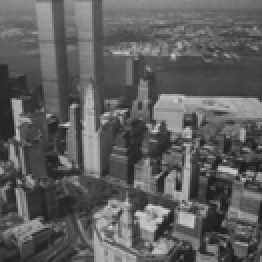
%> input picture exercise4/newyork/newyork1.png, 131 x 131 px, shrunk from 250 x 250 before the run (shown 2 times larger)
$ octave test_estimate_homography.m   (GNU Octave 9; MATLAB toolbox functions it lacks are replaced by stand-ins)
%> lines starting %> are read from the running program, lines starting %| are printed output that depends on the picture; in (x1, y1, x2, y2) boxes, pixels count from 0 and x2, y2 are one past the last pixel; in counts of white or black regions, pixels touching at a corner belong together; the program's own positions count from 1
### exercise4/image_derivatives.m
function [Ix,Iy] = image_derivatives(I,sigma)

    G = gauss(sigma);
    D = gaussdx(sigma);

    Ix = conv2(conv2(I,D),G');
    Iy = conv2(conv2(I,D'),G);

### exercise4/image_derivatives2.m
function [Ixx, Iyy, Ixy] = image_derivatives2(I,sigma)

    G = gauss(sigma);
    D = gaussdx(sigma);

    [Ix,Iy] = image_derivatives(I,sigma);

    Ixx = conv2(conv2(Ix,D),G');
    Iyy = conv2(conv2(Iy,D'),G);
    Ixy = conv2(conv2(Ix,D'),G);

### exercise4/hessian_points.m
function [px,py,I_hess] = hessian_points(I,sigma,thresh)

[Ixx,Iyy,Ixy] = image_derivatives2(I,sigma);
I_hess = (sigma^4)*(Ixx.*Iyy - (Ixy).^2);
I_hess_peaks = nonmaxima_suppression_box(I_hess,thresh);
[py,px] = find(I_hess_peaks > 0);

### exercise4/nonmaxima_suppression_box.m
function B = nonmaxima_suppression_box(A,thresh)

    % Create that will check all but the middle element
    mask = ones(3);
    mask(5) = 0;
    % Find the maximal element in the neighbourhood and replace the
    % selected element with it
    local_maxima = ordfilt2(A,8,mask);
    % Compare the image to local maxima -> if the selected element was
    % local maxima it holds true
    peaks = A > local_maxima;
    % Filter out the local maxima
    B = (A .* peaks) > thresh;


### exercise4/find_matches.m
function M = find_matches(A,B)

    sigma = 6;
    thresh = 7000;
    m = 41;
    bins = 16;

    [pxA,pyA,~] = hessian_points(A,3,40000);
    [pxB,pyB,~] = hessian_points(B,3,40000);


    % [14 lines of commented-out code are left out]

    descA = descriptors_maglap(A,pxA,pyA,m,1,bins);
    descB = descriptors_maglap(B,pxB,pyB,m,1,bins);

    [indices1,distances1] = find_correspondences(descA,descB);
    [indices2,~] = find_correspondences(descB,descA);

    M = [];

    for i = 1:length(indices1)
        if(i == indices2(indices1(i)))
            row = [pxA(i),pyA(i),pxB(indices1(i)),pyB(indices1(i)),distances1(i)];
            M = [M ; row];
        end

    end

### exercise4/descriptors_maglap.m
function D = descriptors_maglap(I,px,py,m,sigma,bins)
    rad = round((m-1) / 2);
    [h,w] = size(I);
    D = zeros(length(px),bins^2);
    [Imag,Ilap] = features_maglap(I,sigma,bins);
    for i = 1:length(px)
        minx = max([px(i) - rad,1]);
        maxx = min([px(i) + rad,w]);
        miny = max([py(i) - rad,1]);
        maxy = min([py(i) + rad,h]);
        Rmag = Imag(miny:maxy,minx:maxx);
        Rlap = Ilap(miny:maxy,minx:maxx);
        d = accumarray(cat(2,Rmag(:),Rlap(:)),1,[bins,bins]);
        D(i,:) = d(:) / sum(d(:));
    end
end

### exercise4/gradient_magnitude.m
function [Imag,Idir] = gradient_magnitude(I,sigma)

    [Ix,Iy] = image_derivatives(I,sigma);
    Imag = sqrt((Ix.^2) + (Iy.^2));
    Idir = atan2(Iy , Ix);


### exercise4/features_maglap.m
function [Imag, Ilap] = features_maglap(I, sigma, bins)

    Imag = gradient_magnitude(I, sigma);
    [imgDxx, imgDyy, imgDxy] = image_derivatives2(I, sigma);
    Ilap = imgDxx + imgDyy;

    Imag(Imag > 100) = 100;
    Imag = floor(Imag * (bins / 101)) + 1;

    Ilap = Ilap + 60;
    Ilap(Ilap < 0) = 0;
    Ilap(Ilap > 119) = 119;
    Ilap = floor(Ilap * (bins / 120)) + 1;

### exercise4/find_correspondences.m
function [indices,distances] = find_correspondences(D1,D2)

    [h_d1,~] = size(D1);
    [h_d2,~] = size(D2);
    indices = zeros(h_d1,1);
    distances = zeros(h_d1,1);

    % Compare a point in first image to all the points in the second
    for i = 1:h_d1
        % Store all the computed values to later find the minimum
        distances1 = zeros(1,h_d2);
        for j = 1:h_d2
            distances1(1,j) = compare_histograms(D1(i,:),D2(j,:),'hellinger');
        end
        [val,idx] = min(distances1);
        indices(i,:) = idx;
        distances(i,:) = val;

    end

### exercise4/displaymatches.m
function displaymatches(I1, px1, py1, I2, px2, py2)
% Displays images I1, and I2 side by side and visualizes correspondences
% I1 - first image
% px1 - vector of X coordinates of points in first image
% py1 - vector of Y coordinates of points in first image
% I2 - second image
% px2 - vector of X coordinates of points in second image
% py2 - vector of Y coordinates of points in second image

px1 = px1(:); py1 = py1(:);
px2 = px2(:); py2 = py2(:);

[h1, w1, cn1] = size(I1);
[h2, w2, cn2] = size(I2);

h = max([h1, h2]);
w = w1 + w2 + 1;
cn = max([cn1,cn2]);
I = zeros(h, w, cn);
I(1:h1, 1:w1, 1:cn1) = I1;
I(1:h2, w1+2:w, 1:cn2) = I2;

fh = gcf;
imshow(uint8(I)); colormap gray;
figure(fh); hold on;
plot([w1+1,w1+1], [0, h], 'r', 'LineWidth', 4) ;
px2 = px2 + w1+1 ;
plot([px1', px2'], [py1', py2'], 'oy') ;
for i = 1 : length(px1)
   plot([px1(i),px2(i)], [py1(i),py2(i)], 'g-', 'LineWidth', 1) ;
end
hold off;

### exercise4/estimate_homography.m
function H = estimate_homography(px1,py1,px2,py2)

    % Construct matrix A
    A = [];
    for i = 1:length(px1)
        first = [px1(i), py1(i), 1, 0, 0, 0, -px2(i)*px1(i), -px2(i)*py1(i), -px2(i)];
        second = [0, 0, 0, px1(i), py1(i), 1, -py2(i)*px1(i), -py2(i)*py1(i), -py2(i)];
        combined = [first ; second];
        A = [A ; combined];
    end

    % Perform SVD to get the best approximate solution
    [~,~,V] = svd(A);
    % Pazi ali je V transponirana?

    [V_h,V_w] = size(V);

    % Get the vector that corresponds to the smallest eigenvalue (last one,
    % eigenvalues are ordered from largest to smallest)
    last_vec = V(:,V_w);

    % Get the solution
    h = last_vec' ./ last_vec(V_h);

    % Reshape it into H
    H = reshape(h,[3,3])';


### exercise4/transform_homography.m
function IT = transform_homography(I, H)
% Transforms image according to homography transfromation H
% Author: Luka Cehovin
%
% I ... input image
% H  ... homography
% IT ... output (transformed) image

[h,w,c] = size(I) ;
[X,Y] = meshgrid(1:w, 1:h) ;

sx = size(X) ;
sy = size(Y) ;

X = reshape(X,1,sx(1)*sx(2)) ;
Y = reshape(Y,1,sy(1)*sy(2)) ;
p = [X;Y;ones(1,length(X))] ;

P2 = H\p ;
P2 = round(P2./repmat(P2(3,:),3,1));

valid = P2(1, :) >= 1 & P2(1, :) <= w & P2(2, :) >= 1 & P2(2, :) <= h;
P2 = P2(:, valid);
X = X(valid);
Y = Y(valid);

src = sub2ind([h, w], P2(2, :), P2(1, :));
dst = sub2ind([h, w], Y, X);

if c > 1
    IT = cell2mat(cellfun(@(x) transform_channel(x, src, dst), mat2cell(I, h, w, ones(c, 1)), 'UniformOutput', 0));
else
    IT = transform_channel(I, src, dst);
end

function CT = transform_channel(C, src, dst)

    CT = zeros(size(C));
    CT(dst) = C(src);

### exercise4/gauss.m
function [g,x] = gauss(sigma)
    x = -round(3.0*sigma):round(3.0*sigma);
    g = (1/(sqrt(2*pi)*sigma))*exp(-((x.^2)/(2*(sigma^2))));
    g = g / sum(g);

### exercise4/gaussdx.m
function ker = gaussdx(sigma)
    x = -round(3.0*sigma):round(3.0*sigma);
    ker = ((-1)/(sqrt(2*pi)*sigma^3)) .* x .* exp(-(x.^2)/(2*sigma^2));
    ker = ker / sum(abs(ker));

### exercise4/test_estimate_homography.m
close all;

A = double(imread('newyork/newyork1.png'));
%> A: size 131x131 double; min 27, max 209, mean 93.9; mean of the top-left, top-right, bottom-left and bottom-right quarters 98.8, 101.2, 87, 88.7
B = double(imread('newyork/newyork2.png'));
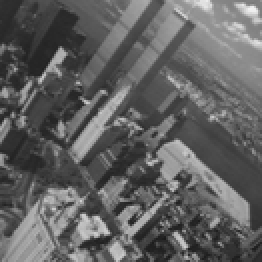
%> input picture exercise4/newyork/newyork2.png, 131 x 131 px, shrunk from 250 x 250 before the run (shown 2 times larger)
%> B: size 131x131 double; min 26, max 242, mean 96.9; mean of the top-left, top-right, bottom-left and bottom-right quarters 80, 117.8, 99.8, 90

A1 = double(rgb2gray(imread('graf/graf1.png')));
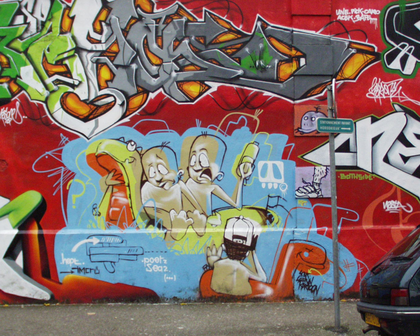
%> input picture exercise4/graf/graf1.png, 420 x 336 px, shrunk from 800 x 640 before the run
%> A1: size 336x420 double; min 6, max 255, mean 116.2
B1 = double(rgb2gray(imread('graf/graf2.png')));
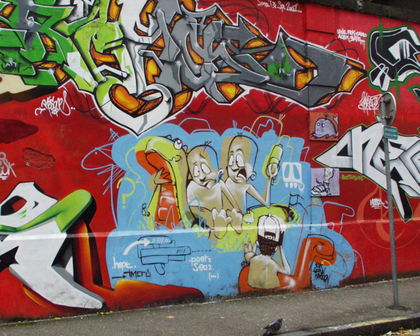
%> input picture exercise4/graf/graf2.png, 420 x 336 px, shrunk from 800 x 640 before the run
%> B1: size 336x420 double; min 2, max 253, mean 108.7

keypoints = load('newyork/newyork.txt');
keypoints1 = load('graf/graf.txt');

% Get matches
M = find_matches(A1,B1);
%> in nonmaxima_suppression_box, `peaks = A > local_maxima;`:
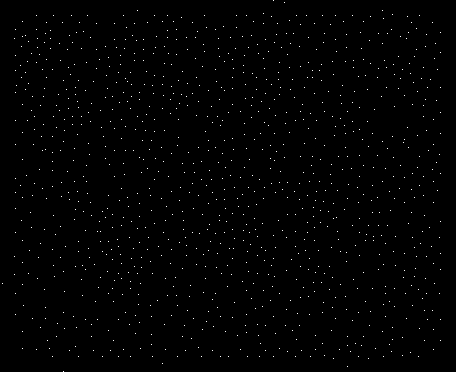
%> peaks: size 372x456 logical; 0.65% white in thin lines or dots
%> in nonmaxima_suppression_box, `B = (A .* peaks) > thresh;`: B: size 372x456 logical; 0.02% white in thin lines or dots, all inside (x1, y1, x2, y2) = (21, 21, 438, 313)
%> in hessian_points, `[py,px] = find(I_hess_peaks > 0);`: py = 40 values from 22 to 313; px = 40 values from 22 to 438
%> in find_matches, `[pxA,pyA,~] = hessian_points(A,3,40000);`: pyA = 40 values, max 313 at index 13, min 22 at index 2, mean 156.9
%> in nonmaxima_suppression_box (call 2), `peaks = A > local_maxima;`: peaks: size 372x456 logical; 0.63% white in thin lines or dots
%> in nonmaxima_suppression_box (call 2), `B = (A .* peaks) > thresh;`: B: size 372x456 logical; 0.02% white in thin lines or dots, all inside (x1, y1, x2, y2) = (21, 21, 434, 351)
%> in find_matches, `[pxB,pyB,~] = hessian_points(B,3,40000);`: pxB = 40 values from 22 to 434; pyB = 40 values, max 351 at index 40, min 22 at index 13, mean 160.6
%> in features_maglap, `Imag(Imag > 100) = 100;`: Imag: size 342x426 double; min 0.00218, max 100, mean 15.4
%> in features_maglap, `Ilap(Ilap < 0) = 0;`:
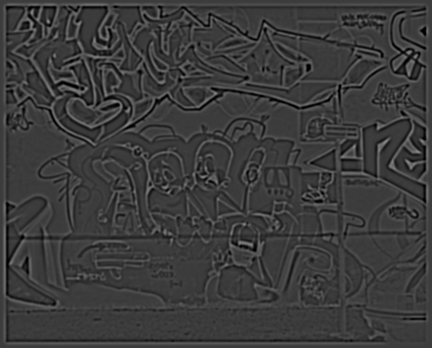
%> Ilap: size 348x432 double; min 0, max 142.1, mean 60
%> in features_maglap, `Ilap(Ilap > 119) = 119;`: Ilap: size 348x432 double; 0.12% of pixels changed, all inside (x1, y1, x2, y2) = (31, 11, 423, 246)
%> in features_maglap, `Ilap = floor(Ilap * (bins / 120)) + 1;`:
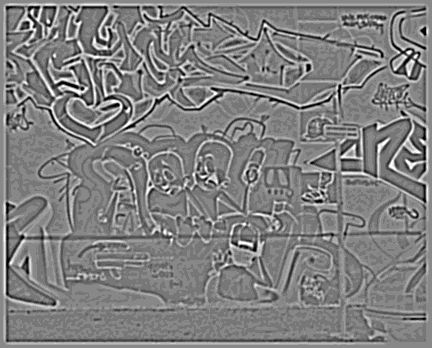
%> Ilap: size 348x432 double; min 1, max 16, mean 8.51; drawn with min black and max white
%> the loop in descriptors_maglap, `for i = 1:length(px)` made 40 passes
%> (minx, maxx, miny, maxy) on passes 1 to 12: (2, 42, 201, 241), (3, 43, 2, 42), (3, 43, 113, 153), (3, 43, 221, 261), (4, 44, 286, 326), (9, 49, 254, 294), (10, 50, 231, 271), (18, 58, 259, 299), (25, 65, 270, 310), (33, 73, 230, 270), (34, 74, 196, 236), (43, 83, 3, 43)
%> call 2 of gradient_magnitude, with sigma = 1
%> in gradient_magnitude (call 2), `Imag = sqrt((Ix.^2) + (Iy.^2));`:
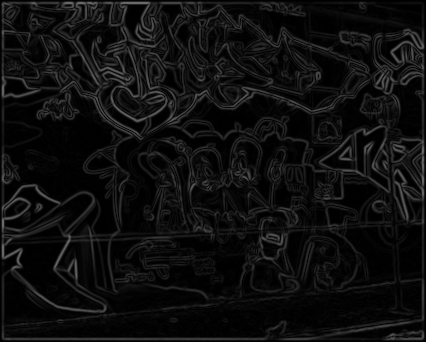
%> Imag: size 342x426 double; min 0.00298, max 108.7, mean 14.9
%> the loop in descriptors_maglap (call 2), `for i = 1:length(px)` made 40 passes
%> (minx, maxx, miny, maxy) on passes 1 to 12: (2, 42, 174, 214), (3, 43, 3, 43), (3, 43, 86, 126), (3, 43, 219, 259), (3, 43, 246, 286), (5, 45, 78, 118), (9, 49, 256, 296), (17, 57, 199, 239), (19, 59, 188, 228), (47, 87, 101, 141), (57, 97, 261, 301), (60, 100, 235, 275)
%> the loop in find_correspondences, `for i = 1:h_d1` made 40 passes
%> (val, idx) on passes 1 to 12: (0.309, 26), (0.264, 13), (0.194, 10), (0.305, 12), (0.281, 15), (0.224, 11), (0.217, 12), (0.211, 14), (0.191, 15), (0.153, 17), (0.274, 17), (0.231, 13)
%> after the loop in find_correspondences, `for i = 1:h_d1`: distances = 40 values, max 0.502 at index 39, min 0.153 at index 10, mean 0.283; distances1 = 40 values, max 0.864 at index 39, min 0.49 at index 10, mean 0.589; indices = 40 values, max 35 at index 34, min 1 at index 29, mean 19.52
%> in find_matches, `[indices1,distances1] = find_correspondences(descA,descB);`: indices1 has the same summary as indices in find_correspondences; distances1 has the same summary as distances in find_correspondences
%> the loop in find_correspondences (call 2), `for i = 1:h_d1` made 40 passes
%> (val, idx) on passes 1 to 12: (0.311, 21), (0.285, 24), (0.281, 5), (0.308, 18), (0.309, 3), (0.286, 21), (0.29, 3), (0.275, 18), (0.29, 18), (0.194, 3), (0.224, 6), (0.217, 7)
%> in find_matches, `[indices2,~] = find_correspondences(descB,descA);`: indices2 = 40 values, max 28 at index 30, min 3 at index 5, mean 15.18
%> the loop in find_matches, `for i = 1:length(indices1)` made 40 passes
%> row on passes 7, 8, 9, 10, 12, 13, 14, 15, 16, 17, 18, 19: [30 251 80 255 0.217], [38 279 88 287 0.211], [45 290 96 298 0.191], [53 250 103 253 0.153], [63 23 84 22 0.231], [64 313 116 322 0.181], [86 91 134 82 0.212], [97 24 147 24 0.223], [97 69 144 59 0.191], [101 111 149 104 0.226], [104 137 153 133 0.207], [115 24 157 23 0.231]
%> M on passes 3, 6: [23 133 67 121 0.194], [23 133 67 121 0.194; 29 274 77 281 0.224]
%> after the loop in find_matches, `for i = 1:length(indices1)`: M = 18 rows, first 8: [23 133 67 121 0.194; 29 274 77 281 0.224; 30 251 80 255 0.217; 38 279 88 287 0.211; 45 290 96 298 0.191; 53 250 103 253 0.153; 63 23 84 22 0.231; 64 313 116 322 0.181]
M = sortrows(M,5);
%> M = 18 rows, first 8: [53 250 103 253 0.153; 169 240 214 239 0.166; 64 313 116 322 0.181; 233 105 266 108 0.184; 97 69 144 59 0.191; 45 290 96 298 0.191; 225 190 260 190 0.194; 23 133 67 121 0.194]

% Get the 10 best matches (smallest Hellinger distance)
if(size(M,1) > 10)
    M = M(1:10,1:4);
%> M = 10 rows, first 8: [53 250 103 253; 169 240 214 239; 64 313 116 322; 233 105 266 108; 97 69 144 59; 45 290 96 298; 225 190 260 190; 23 133 67 121]
else
    M = M(:,1:4);
end

displaymatches(A1,M(:,1),M(:,2),B1,M(:,3),M(:,4));
%> in displaymatches, `px1 = px1(:)`: px1 = [53; 169; 64; 233; 97; 45; 225; 23; 361; 104]
%> in displaymatches, `py1 = py1(:)`: py1 = [250; 240; 313; 105; 69; 290; 190; 133; 33; 137]
%> in displaymatches, `px2 = px2(:)`: px2 = [103; 214; 116; 266; 144; 96; 260; 67; 361; 153]
%> in displaymatches, `py2 = py2(:)`: py2 = [253; 239; 322; 108; 59; 298; 190; 121; 53; 133]
%> in displaymatches, `px2 = px2 + w1+1 ;`: px2 = [524; 635; 537; 687; 565; 517; 681; 488; 782; 574]

H = estimate_homography(keypoints(:,1),keypoints(:,2),keypoints(:,3),keypoints(:,4));
H1 = estimate_homography(keypoints1(:,1),keypoints1(:,2),keypoints1(:,3),keypoints1(:,4));
H2 = estimate_homography(M(:,1),M(:,2),M(:,3),M(:,4));
%> H2 = [1.21 0.0325 37.41; 0.185 1.19 -36.35; 0.000885 7.94e-05 1]

AT = transform_homography(A,H);
A1T = transform_homography(A1,H1);
AMT = transform_homography(A1,H2);


figure;

subplot(1,3,1);
imshow(uint8(A));
title('A original');

subplot(1,3,2);
imshow(uint8(AT));
title('A transformed');

subplot(1,3,3);
imshow(uint8(B));
title('B original');

figure;

subplot(1,3,1);
imshow(uint8(A1));
title('A1 original');

subplot(1,3,2);
imshow(uint8(A1T));
title('A1 transformed');

subplot(1,3,3);
imshow(uint8(B1));
title('B1 original');

figure;

subplot(1,3,1);
imshow(uint8(A1));
title('A original');

subplot(1,3,2);
imshow(uint8(AMT));
title('A transformed - myalg');

subplot(1,3,3);
imshow(uint8(B1));
title('B original');
